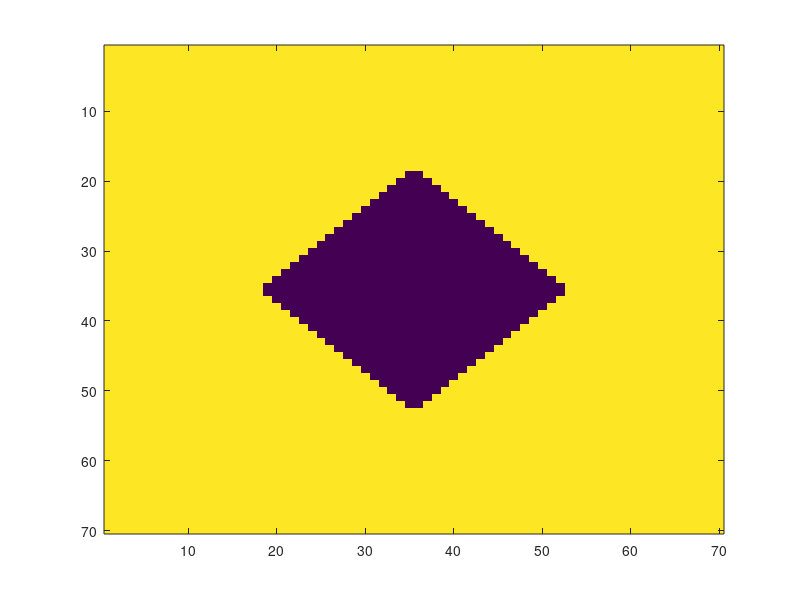

This figure's MATLAB source:
clear all;

close all;

 

%Enter the transmisstion percentage

p=50;

 

n = 70;

k = p*n*n/100;

c = zeros(n,n);

[~, perm] = sort(rand(1,n^2));

c(perm(1:k)) = 1;

rank_M=rank(c);

 

%object-1

 o=ones(n,n);

 [ax ay]=meshgrid(linspace(-1,1,n),linspace(-1,1,n));

 o(find((abs(ax)+abs(ay))<0.5))=0;




 

 

cnt=0;

 

for i=1:n

    for j=1:n

        if c(i,j)==1

            cnt=cnt+1;

        end

    end

end

trans=(cnt/(n*n))*100;

o1=and(o,c);

imagesc(o1);
imagesc(o);